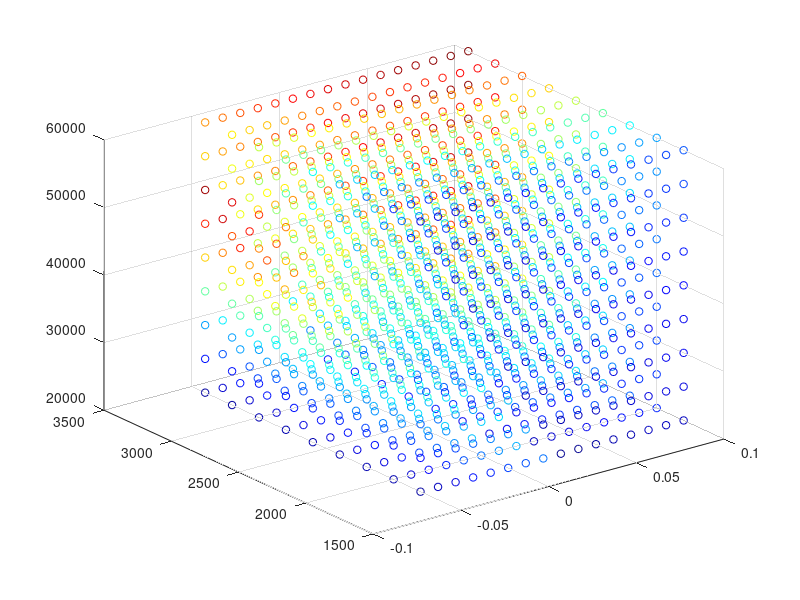

MATLAB code for this plot:
% visualising third stage cost results
clear all
ThirdStageData = dlmread('thirdstage.dat');
% map = [0, 0, 0
%     0, 0, 0
%     .0, 0, 0
%     .2, 0, 0
%     .6, 0, 0.0
%     1.0, 0, 0];
% colormap(map)

colormap jet
scatter3(ThirdStageData(:,2),ThirdStageData(:,3),ThirdStageData(:,1),30,ThirdStageData(:,4))





% j=1;
% k=0;
% for i = 1:length(ThirdStageData)
%     
% if ThirdStageData(i,3) == 2000
%     if ThirdStageData(i,2) == -0.2
%             k=k+1;
%             j = 1;
%     end
%     
%     Alt1(j,k) = ThirdStageData(i,1);
%     Theta1(j,k) = ThirdStageData(i,2);
%     Payload1(j,k) = ThirdStageData(i,4);
%     
%     
%     
%     j=j+1;
%     
%    
% 
% end
%     
% end
% 
% j=1;
% k=0;
% for i = 1:length(ThirdStageData)
%     
% if ThirdStageData(i,3) == 2500
%     if ThirdStageData(i,2) == -0.2
%             k=k+1;
%             j = 1;
%     end
%     
%     Alt2(j,k) = ThirdStageData(i,1);
%     Theta2(j,k) = ThirdStageData(i,2);
%     Payload2(j,k) = ThirdStageData(i,4);
%     
%     
%     
%     j=j+1;
%     
%    
% 
% end
%     
% end
% 
% j=1;
% k=0;
% for i = 1:length(ThirdStageData)
%     
% if ThirdStageData(i,3) == 3000
%     if ThirdStageData(i,2) == -0.2
%             k=k+1;
%             j = 1;
%     end
%     
%     Alt3(j,k) = ThirdStageData(i,1);
%     Theta3(j,k) = ThirdStageData(i,2);
%     Payload3(j,k) = ThirdStageData(i,4);
%     
%     
%     
%     j=j+1;
%     
%    
% 
% end
%     
% end
% 
% figure(1)
% surf(Alt1,Theta1,Payload1)
% 
% figure(2)
% surf(Alt2,Theta2,Payload2)
% 
% figure(3)
% surf(Alt3,Theta3,Payload3)




